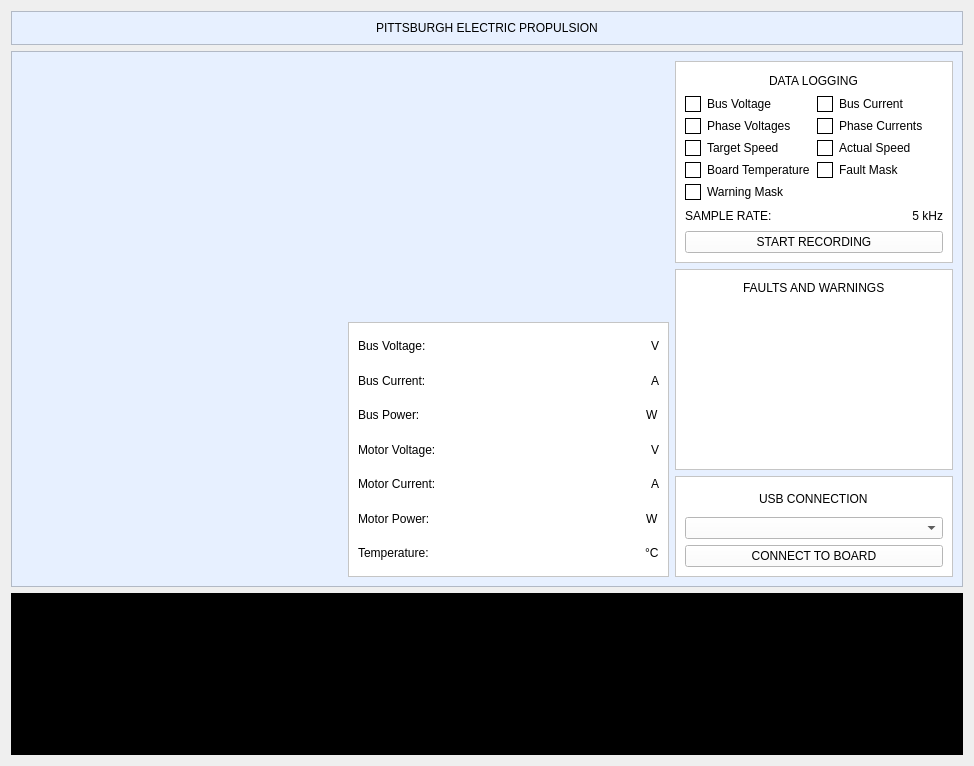
<?xml version="1.0" encoding="UTF-8"?>
<ui version="4.0">
 <class>Form</class>
 <widget class="QWidget" name="Form">
  <property name="geometry">
   <rect>
    <x>0</x>
    <y>0</y>
    <width>974</width>
    <height>766</height>
   </rect>
  </property>
  <property name="windowTitle">
   <string>Form</string>
  </property>
  <layout class="QVBoxLayout" name="verticalLayout" stretch="0,8,2">
   <item>
    <widget class="QFrame" name="frame_5">
     <property name="styleSheet">
      <string notr="true">background-color: rgb(231, 240, 255);</string>
     </property>
     <property name="frameShape">
      <enum>QFrame::Shape::StyledPanel</enum>
     </property>
     <property name="frameShadow">
      <enum>QFrame::Shadow::Raised</enum>
     </property>
     <layout class="QVBoxLayout" name="verticalLayout_5">
      <item alignment="Qt::AlignmentFlag::AlignHCenter">
       <widget class="QLabel" name="label_15">
        <property name="styleSheet">
         <string notr="true">font: 700 18pt &quot;Segoe UI&quot;;
</string>
        </property>
        <property name="text">
         <string>PITTSBURGH ELECTRIC PROPULSION</string>
        </property>
       </widget>
      </item>
     </layout>
    </widget>
   </item>
   <item>
    <widget class="QFrame" name="mainWindowBackground">
     <property name="styleSheet">
      <string notr="true">background-color: rgb(231, 240, 255);</string>
     </property>
     <property name="frameShape">
      <enum>QFrame::Shape::StyledPanel</enum>
     </property>
     <property name="frameShadow">
      <enum>QFrame::Shadow::Raised</enum>
     </property>
     <layout class="QHBoxLayout" name="horizontalLayout" stretch="7,3">
      <item>
       <layout class="QGridLayout" name="gridLayout">
        <item row="0" column="0">
         <widget class="PlotWidget" name="plot1" native="true"/>
        </item>
        <item row="0" column="1">
         <widget class="PlotWidget" name="plot2" native="true"/>
        </item>
        <item row="1" column="0">
         <widget class="PlotWidget" name="plot3" native="true"/>
        </item>
        <item row="1" column="1">
         <widget class="QFrame" name="frame_3">
          <property name="styleSheet">
           <string notr="true">background-color: rgb(255, 255, 255);</string>
          </property>
          <property name="frameShape">
           <enum>QFrame::Shape::StyledPanel</enum>
          </property>
          <property name="frameShadow">
           <enum>QFrame::Shadow::Raised</enum>
          </property>
          <layout class="QGridLayout" name="gridLayout_4">
           <item row="4" column="2" alignment="Qt::AlignmentFlag::AlignRight">
            <widget class="QLabel" name="label_21">
             <property name="text">
              <string>A</string>
             </property>
            </widget>
           </item>
           <item row="5" column="2" alignment="Qt::AlignmentFlag::AlignRight">
            <widget class="QLabel" name="label_25">
             <property name="text">
              <string>W</string>
             </property>
            </widget>
           </item>
           <item row="2" column="2" alignment="Qt::AlignmentFlag::AlignRight">
            <widget class="QLabel" name="label_28">
             <property name="text">
              <string>W</string>
             </property>
            </widget>
           </item>
           <item row="0" column="2" alignment="Qt::AlignmentFlag::AlignRight">
            <widget class="QLabel" name="label_18">
             <property name="text">
              <string>V</string>
             </property>
            </widget>
           </item>
           <item row="6" column="0">
            <widget class="QLabel" name="label_16">
             <property name="text">
              <string>Temperature:</string>
             </property>
            </widget>
           </item>
           <item row="1" column="0">
            <widget class="QLabel" name="label_8">
             <property name="text">
              <string>Bus Current:</string>
             </property>
            </widget>
           </item>
           <item row="3" column="2" alignment="Qt::AlignmentFlag::AlignRight">
            <widget class="QLabel" name="label_20">
             <property name="text">
              <string>V</string>
             </property>
            </widget>
           </item>
           <item row="6" column="2" alignment="Qt::AlignmentFlag::AlignRight">
            <widget class="QLabel" name="label_22">
             <property name="text">
              <string>°C</string>
             </property>
            </widget>
           </item>
           <item row="2" column="1" alignment="Qt::AlignmentFlag::AlignRight">
            <widget class="QLabel" name="busPower">
             <property name="text">
              <string/>
             </property>
            </widget>
           </item>
           <item row="3" column="1" alignment="Qt::AlignmentFlag::AlignRight">
            <widget class="QLabel" name="motorVoltage">
             <property name="text">
              <string/>
             </property>
            </widget>
           </item>
           <item row="1" column="1" alignment="Qt::AlignmentFlag::AlignRight">
            <widget class="QLabel" name="busCurrent">
             <property name="text">
              <string/>
             </property>
            </widget>
           </item>
           <item row="2" column="0">
            <widget class="QLabel" name="label_26">
             <property name="text">
              <string>Bus Power:</string>
             </property>
            </widget>
           </item>
           <item row="1" column="2" alignment="Qt::AlignmentFlag::AlignRight">
            <widget class="QLabel" name="label_19">
             <property name="text">
              <string>A</string>
             </property>
            </widget>
           </item>
           <item row="0" column="1" alignment="Qt::AlignmentFlag::AlignRight">
            <widget class="QLabel" name="busVoltage">
             <property name="text">
              <string/>
             </property>
            </widget>
           </item>
           <item row="5" column="1" alignment="Qt::AlignmentFlag::AlignRight">
            <widget class="QLabel" name="motorPower">
             <property name="text">
              <string/>
             </property>
            </widget>
           </item>
           <item row="4" column="1" alignment="Qt::AlignmentFlag::AlignRight">
            <widget class="QLabel" name="motorCurrent">
             <property name="text">
              <string/>
             </property>
            </widget>
           </item>
           <item row="4" column="0">
            <widget class="QLabel" name="label_14">
             <property name="text">
              <string>Motor Current:</string>
             </property>
            </widget>
           </item>
           <item row="3" column="0">
            <widget class="QLabel" name="label_12">
             <property name="text">
              <string>Motor Voltage:</string>
             </property>
            </widget>
           </item>
           <item row="0" column="0">
            <widget class="QLabel" name="label_9">
             <property name="text">
              <string>Bus Voltage:</string>
             </property>
            </widget>
           </item>
           <item row="6" column="1" alignment="Qt::AlignmentFlag::AlignRight">
            <widget class="QLabel" name="temperature">
             <property name="text">
              <string/>
             </property>
            </widget>
           </item>
           <item row="5" column="0">
            <widget class="QLabel" name="label_23">
             <property name="text">
              <string>Motor Power:</string>
             </property>
            </widget>
           </item>
          </layout>
         </widget>
        </item>
       </layout>
      </item>
      <item>
       <layout class="QVBoxLayout" name="verticalLayout_3" stretch="4,4,2">
        <item>
         <widget class="QFrame" name="frame">
          <property name="styleSheet">
           <string notr="true">background-color: rgb(255, 255, 255);</string>
          </property>
          <property name="frameShape">
           <enum>QFrame::Shape::StyledPanel</enum>
          </property>
          <property name="frameShadow">
           <enum>QFrame::Shadow::Raised</enum>
          </property>
          <layout class="QVBoxLayout" name="verticalLayout_4">
           <item alignment="Qt::AlignmentFlag::AlignHCenter">
            <widget class="QLabel" name="label_11">
             <property name="styleSheet">
              <string notr="true">font: 700 9pt &quot;Segoe UI&quot;;
</string>
             </property>
             <property name="text">
              <string>DATA LOGGING</string>
             </property>
            </widget>
           </item>
           <item>
            <layout class="QGridLayout" name="gridLayout_2">
             <item row="3" column="1">
              <widget class="QCheckBox" name="faultMaskCheck">
               <property name="styleSheet">
                <string notr="true">QCheckBox::indicator {
    width: 14px;
    height: 14px;
    border: 1px solid black;
    background: white;
}

QCheckBox::indicator:checked {
    background-color: rgb(0, 120, 215);
}</string>
               </property>
               <property name="text">
                <string>Fault Mask</string>
               </property>
              </widget>
             </item>
             <item row="2" column="1">
              <widget class="QCheckBox" name="actualSpeedCheck">
               <property name="styleSheet">
                <string notr="true">QCheckBox::indicator {
    width: 14px;
    height: 14px;
    border: 1px solid black;
    background: white;
}

QCheckBox::indicator:checked {
    background-color: rgb(0, 120, 215);
}</string>
               </property>
               <property name="text">
                <string>Actual Speed</string>
               </property>
              </widget>
             </item>
             <item row="1" column="0">
              <widget class="QCheckBox" name="phaseVoltagesCheck">
               <property name="enabled">
                <bool>true</bool>
               </property>
               <property name="styleSheet">
                <string notr="true">QCheckBox::indicator {
    width: 14px;
    height: 14px;
    border: 1px solid black;
    background: white;
}

QCheckBox::indicator:checked {
    background-color: rgb(0, 120, 215);
}</string>
               </property>
               <property name="text">
                <string>Phase Voltages</string>
               </property>
              </widget>
             </item>
             <item row="2" column="0">
              <widget class="QCheckBox" name="targetSpeedCheck">
               <property name="styleSheet">
                <string notr="true">QCheckBox::indicator {
    width: 14px;
    height: 14px;
    border: 1px solid black;
    background: white;
}

QCheckBox::indicator:checked {
    background-color: rgb(0, 120, 215);
}</string>
               </property>
               <property name="text">
                <string>Target Speed</string>
               </property>
              </widget>
             </item>
             <item row="3" column="0">
              <widget class="QCheckBox" name="boardTemperatureCheck">
               <property name="styleSheet">
                <string notr="true">QCheckBox::indicator {
    width: 14px;
    height: 14px;
    border: 1px solid black;
    background: white;
}

QCheckBox::indicator:checked {
    background-color: rgb(0, 120, 215);
}</string>
               </property>
               <property name="text">
                <string>Board Temperature</string>
               </property>
              </widget>
             </item>
             <item row="0" column="0">
              <widget class="QCheckBox" name="busVoltageCheck">
               <property name="font">
                <font>
                 <kerning>true</kerning>
                </font>
               </property>
               <property name="autoFillBackground">
                <bool>false</bool>
               </property>
               <property name="styleSheet">
                <string notr="true">QCheckBox::indicator {
    width: 14px;
    height: 14px;
    border: 1px solid black;
    background: white;
}

QCheckBox::indicator:checked {
    background-color: rgb(0, 120, 215);
}</string>
               </property>
               <property name="text">
                <string>Bus Voltage</string>
               </property>
               <property name="checkable">
                <bool>true</bool>
               </property>
               <property name="checked">
                <bool>false</bool>
               </property>
               <property name="tristate">
                <bool>false</bool>
               </property>
              </widget>
             </item>
             <item row="1" column="1">
              <widget class="QCheckBox" name="phaseCurrentsCheck">
               <property name="styleSheet">
                <string notr="true">QCheckBox::indicator {
    width: 14px;
    height: 14px;
    border: 1px solid black;
    background: white;
}

QCheckBox::indicator:checked {
    background-color: rgb(0, 120, 215);
}</string>
               </property>
               <property name="text">
                <string>Phase Currents</string>
               </property>
              </widget>
             </item>
             <item row="0" column="1">
              <widget class="QCheckBox" name="busCurrentCheck">
               <property name="styleSheet">
                <string notr="true">QCheckBox::indicator {
    width: 14px;
    height: 14px;
    border: 1px solid black;
    background: white;
}

QCheckBox::indicator:checked {
    background-color: rgb(0, 120, 215);
}</string>
               </property>
               <property name="text">
                <string>Bus Current</string>
               </property>
              </widget>
             </item>
             <item row="4" column="0">
              <widget class="QCheckBox" name="warningMaskCheck">
               <property name="styleSheet">
                <string notr="true">QCheckBox::indicator {
    width: 14px;
    height: 14px;
    border: 1px solid black;
    background: white;
}

QCheckBox::indicator:checked {
    background-color: rgb(0, 120, 215);
}</string>
               </property>
               <property name="text">
                <string>Warning Mask</string>
               </property>
              </widget>
             </item>
            </layout>
           </item>
           <item>
            <layout class="QHBoxLayout" name="horizontalLayout_2" stretch="0,0">
             <item>
              <widget class="QLabel" name="label_7">
               <property name="text">
                <string>SAMPLE RATE:</string>
               </property>
              </widget>
             </item>
             <item>
              <widget class="QLabel" name="label_10">
               <property name="text">
                <string>5 kHz</string>
               </property>
               <property name="alignment">
                <set>Qt::AlignmentFlag::AlignRight|Qt::AlignmentFlag::AlignTrailing|Qt::AlignmentFlag::AlignVCenter</set>
               </property>
              </widget>
             </item>
            </layout>
           </item>
           <item>
            <widget class="QPushButton" name="recordButton">
             <property name="text">
              <string>START RECORDING</string>
             </property>
            </widget>
           </item>
          </layout>
         </widget>
        </item>
        <item>
         <widget class="QFrame" name="frame_2">
          <property name="styleSheet">
           <string notr="true">background-color: rgb(255, 255, 255);</string>
          </property>
          <property name="frameShape">
           <enum>QFrame::Shape::StyledPanel</enum>
          </property>
          <property name="frameShadow">
           <enum>QFrame::Shadow::Raised</enum>
          </property>
          <layout class="QVBoxLayout" name="verticalLayout_7" stretch="1,9">
           <item alignment="Qt::AlignmentFlag::AlignHCenter">
            <widget class="QLabel" name="label_17">
             <property name="styleSheet">
              <string notr="true">font: 700 9pt &quot;Segoe UI&quot;;
</string>
             </property>
             <property name="text">
              <string>FAULTS AND WARNINGS</string>
             </property>
            </widget>
           </item>
           <item>
            <layout class="QGridLayout" name="gridLayout_3">
             <item row="0" column="3" alignment="Qt::AlignmentFlag::AlignHCenter">
              <widget class="QLabel" name="FW3">
               <property name="styleSheet">
                <string notr="true">color: rgb(255, 0, 0);</string>
               </property>
               <property name="text">
                <string/>
               </property>
               <property name="alignment">
                <set>Qt::AlignmentFlag::AlignCenter</set>
               </property>
              </widget>
             </item>
             <item row="3" column="1">
              <widget class="QLabel" name="FW13">
               <property name="styleSheet">
                <string notr="true">color: rgb(255, 170, 0);</string>
               </property>
               <property name="text">
                <string/>
               </property>
               <property name="alignment">
                <set>Qt::AlignmentFlag::AlignCenter</set>
               </property>
              </widget>
             </item>
             <item row="3" column="0">
              <widget class="QLabel" name="FW12">
               <property name="styleSheet">
                <string notr="true">color: rgb(255, 0, 0);</string>
               </property>
               <property name="text">
                <string/>
               </property>
               <property name="alignment">
                <set>Qt::AlignmentFlag::AlignCenter</set>
               </property>
              </widget>
             </item>
             <item row="0" column="0">
              <widget class="QLabel" name="FW0">
               <property name="styleSheet">
                <string notr="true">color: rgb(255, 0, 0);</string>
               </property>
               <property name="text">
                <string/>
               </property>
               <property name="alignment">
                <set>Qt::AlignmentFlag::AlignCenter</set>
               </property>
              </widget>
             </item>
             <item row="1" column="1" alignment="Qt::AlignmentFlag::AlignHCenter">
              <widget class="QLabel" name="FW5">
               <property name="styleSheet">
                <string notr="true">color: rgb(255, 0, 0);</string>
               </property>
               <property name="text">
                <string/>
               </property>
               <property name="alignment">
                <set>Qt::AlignmentFlag::AlignCenter</set>
               </property>
              </widget>
             </item>
             <item row="2" column="2" alignment="Qt::AlignmentFlag::AlignHCenter">
              <widget class="QLabel" name="FW10">
               <property name="styleSheet">
                <string notr="true">color: rgb(255, 0, 0);</string>
               </property>
               <property name="text">
                <string/>
               </property>
               <property name="alignment">
                <set>Qt::AlignmentFlag::AlignCenter</set>
               </property>
              </widget>
             </item>
             <item row="0" column="2" alignment="Qt::AlignmentFlag::AlignHCenter">
              <widget class="QLabel" name="FW2">
               <property name="styleSheet">
                <string notr="true">color: rgb(255, 0, 0);</string>
               </property>
               <property name="text">
                <string/>
               </property>
               <property name="alignment">
                <set>Qt::AlignmentFlag::AlignCenter</set>
               </property>
              </widget>
             </item>
             <item row="3" column="2">
              <widget class="QLabel" name="FW14">
               <property name="styleSheet">
                <string notr="true">color: rgb(255, 170, 0);</string>
               </property>
               <property name="text">
                <string/>
               </property>
               <property name="alignment">
                <set>Qt::AlignmentFlag::AlignCenter</set>
               </property>
              </widget>
             </item>
             <item row="1" column="0">
              <widget class="QLabel" name="FW4">
               <property name="styleSheet">
                <string notr="true">color: rgb(255, 0, 0);</string>
               </property>
               <property name="text">
                <string/>
               </property>
               <property name="alignment">
                <set>Qt::AlignmentFlag::AlignCenter</set>
               </property>
              </widget>
             </item>
             <item row="1" column="3" alignment="Qt::AlignmentFlag::AlignHCenter">
              <widget class="QLabel" name="FW7">
               <property name="styleSheet">
                <string notr="true">color: rgb(255, 0, 0);</string>
               </property>
               <property name="text">
                <string/>
               </property>
               <property name="alignment">
                <set>Qt::AlignmentFlag::AlignCenter</set>
               </property>
              </widget>
             </item>
             <item row="0" column="1" alignment="Qt::AlignmentFlag::AlignHCenter">
              <widget class="QLabel" name="FW1">
               <property name="styleSheet">
                <string notr="true">color: rgb(255, 0, 0);</string>
               </property>
               <property name="text">
                <string/>
               </property>
               <property name="alignment">
                <set>Qt::AlignmentFlag::AlignCenter</set>
               </property>
              </widget>
             </item>
             <item row="2" column="0">
              <widget class="QLabel" name="FW8">
               <property name="styleSheet">
                <string notr="true">color: rgb(255, 0, 0);</string>
               </property>
               <property name="text">
                <string/>
               </property>
               <property name="alignment">
                <set>Qt::AlignmentFlag::AlignCenter</set>
               </property>
              </widget>
             </item>
             <item row="1" column="2" alignment="Qt::AlignmentFlag::AlignHCenter">
              <widget class="QLabel" name="FW6">
               <property name="styleSheet">
                <string notr="true">color: rgb(255, 0, 0);</string>
               </property>
               <property name="text">
                <string/>
               </property>
               <property name="alignment">
                <set>Qt::AlignmentFlag::AlignCenter</set>
               </property>
              </widget>
             </item>
             <item row="2" column="3" alignment="Qt::AlignmentFlag::AlignHCenter">
              <widget class="QLabel" name="FW11">
               <property name="styleSheet">
                <string notr="true">color: rgb(255, 0, 0);</string>
               </property>
               <property name="text">
                <string/>
               </property>
               <property name="alignment">
                <set>Qt::AlignmentFlag::AlignCenter</set>
               </property>
              </widget>
             </item>
             <item row="3" column="3">
              <widget class="QLabel" name="FW15">
               <property name="styleSheet">
                <string notr="true">color: rgb(255, 170, 0);</string>
               </property>
               <property name="text">
                <string/>
               </property>
               <property name="alignment">
                <set>Qt::AlignmentFlag::AlignCenter</set>
               </property>
              </widget>
             </item>
             <item row="2" column="1" alignment="Qt::AlignmentFlag::AlignHCenter">
              <widget class="QLabel" name="FW9">
               <property name="styleSheet">
                <string notr="true">color: rgb(255, 0, 0);</string>
               </property>
               <property name="text">
                <string/>
               </property>
               <property name="alignment">
                <set>Qt::AlignmentFlag::AlignCenter</set>
               </property>
              </widget>
             </item>
            </layout>
           </item>
          </layout>
         </widget>
        </item>
        <item>
         <widget class="QFrame" name="frame_4">
          <property name="styleSheet">
           <string notr="true">background-color: rgb(255, 255, 255);</string>
          </property>
          <property name="frameShape">
           <enum>QFrame::Shape::StyledPanel</enum>
          </property>
          <property name="frameShadow">
           <enum>QFrame::Shadow::Raised</enum>
          </property>
          <layout class="QVBoxLayout" name="verticalLayout_6">
           <item alignment="Qt::AlignmentFlag::AlignHCenter">
            <widget class="QLabel" name="label_13">
             <property name="styleSheet">
              <string notr="true">font: 700 9pt &quot;Segoe UI&quot;;
</string>
             </property>
             <property name="text">
              <string>USB CONNECTION</string>
             </property>
            </widget>
           </item>
           <item>
            <widget class="QComboBox" name="COMselect"/>
           </item>
           <item>
            <widget class="QPushButton" name="connectButton">
             <property name="text">
              <string>CONNECT TO BOARD</string>
             </property>
            </widget>
           </item>
          </layout>
         </widget>
        </item>
       </layout>
      </item>
     </layout>
    </widget>
   </item>
   <item>
    <widget class="QFrame" name="terminalFrame">
     <property name="styleSheet">
      <string notr="true">background-color: rgb(0, 0, 0);</string>
     </property>
     <property name="frameShape">
      <enum>QFrame::Shape::StyledPanel</enum>
     </property>
     <property name="frameShadow">
      <enum>QFrame::Shadow::Raised</enum>
     </property>
     <layout class="QVBoxLayout" name="verticalLayout_2">
      <item>
       <widget class="QLineEdit" name="terminalLineEdit">
        <property name="styleSheet">
         <string notr="true">color: rgb(255, 255, 255);</string>
        </property>
       </widget>
      </item>
      <item>
       <widget class="QLabel" name="termLabel1">
        <property name="styleSheet">
         <string notr="true">color: rgb(255, 255, 255);</string>
        </property>
        <property name="text">
         <string/>
        </property>
       </widget>
      </item>
      <item>
       <widget class="QLabel" name="termLabel2">
        <property name="styleSheet">
         <string notr="true">color: rgb(255, 255, 255);</string>
        </property>
        <property name="text">
         <string/>
        </property>
       </widget>
      </item>
      <item>
       <widget class="QLabel" name="termLabel3">
        <property name="styleSheet">
         <string notr="true">color: rgb(255, 255, 255);</string>
        </property>
        <property name="text">
         <string/>
        </property>
       </widget>
      </item>
      <item>
       <widget class="QLabel" name="termLabel4">
        <property name="styleSheet">
         <string notr="true">color: rgb(255, 255, 255);</string>
        </property>
        <property name="text">
         <string/>
        </property>
       </widget>
      </item>
      <item>
       <widget class="QLabel" name="termLabel5">
        <property name="styleSheet">
         <string notr="true">color: rgb(255, 255, 255);</string>
        </property>
        <property name="text">
         <string/>
        </property>
       </widget>
      </item>
      <item>
       <widget class="QLabel" name="terminalEchoLabel">
        <property name="styleSheet">
         <string notr="true">color: rgb(255, 255, 255);</string>
        </property>
        <property name="text">
         <string/>
        </property>
       </widget>
      </item>
     </layout>
    </widget>
   </item>
  </layout>
 </widget>
 <customwidgets>
  <customwidget>
   <class>PlotWidget</class>
   <extends>QWidget</extends>
   <header>pyqtgraph</header>
   <container>1</container>
  </customwidget>
 </customwidgets>
 <resources/>
 <connections/>
</ui>
